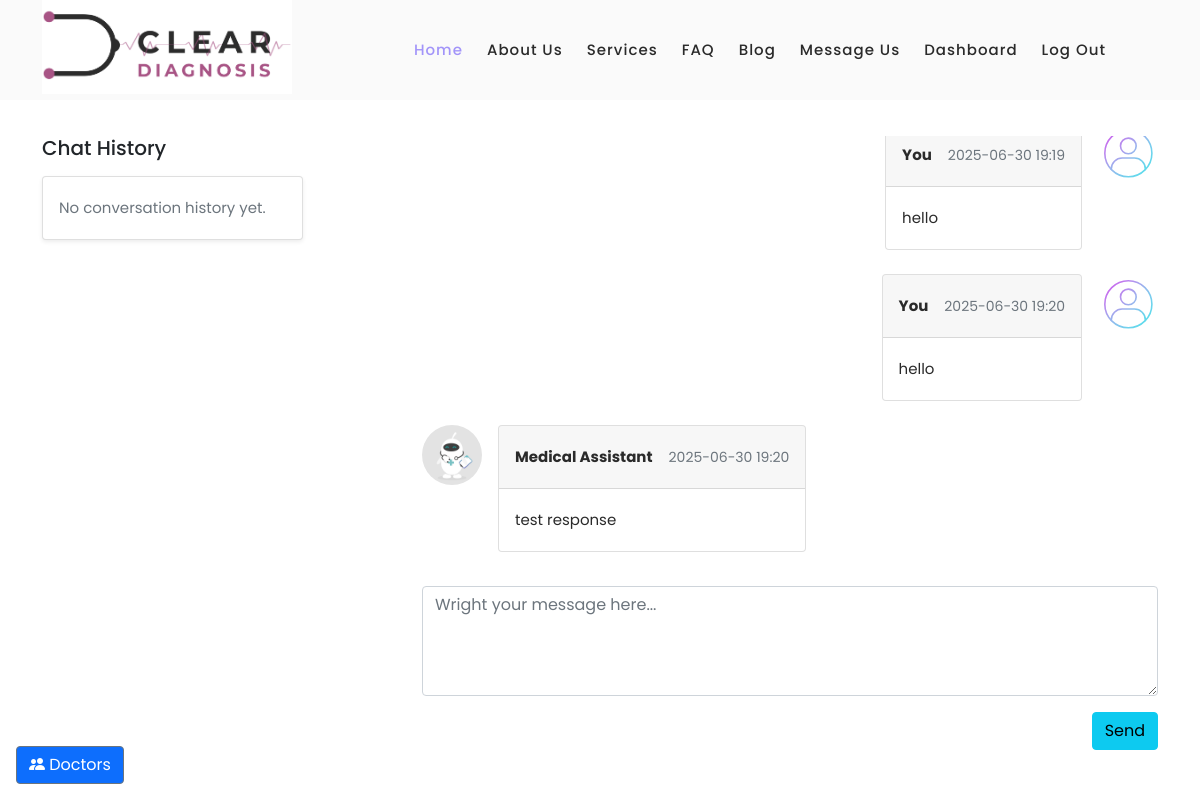
/chat/2 (signed in), run on the app's committed database.
### models.py (models this page shows)
class Message(db.Model):
    id = db.Column(db.Integer, primary_key=True)
    conversation_id = db.Column(db.Integer, db.ForeignKey('conversation.id'), nullable=False)
    sender_id = db.Column(db.Integer, db.ForeignKey('users.id'), nullable=False)
    role = db.Column(db.String(50), default='User')  # 'User' or 'Doctor' or 'Assistant'
    content = db.Column(db.Text, nullable=False)
    timestamp = db.Column(db.DateTime, default=datetime.utcnow)
    sender = db.relationship('User')

### app.py (the view, shortened to what this page needs)
@app.route('/chat/<int:conversation_id>', defaults={'doctor_id': None}, methods=['GET', 'POST'])
@app.route('/chat/<int:conversation_id>/doctor/<int:doctor_id>', methods=['GET', 'POST'])
@login_required
def chat(conversation_id, doctor_id):
    doctors = db.session.query(User).join(Doctor).filter(User.role == 'doctor').all()
    conversations = Conversation.query.filter_by(user_id=current_user.id).order_by(Conversation.timestamp.desc()).all()
    doctor_conversations = Conversation.query.filter_by(doctor_id=current_user.id).order_by(Conversation.timestamp.desc()).all()
    if current_user.role == 'doctor':
        conversations = doctor_conversations
    if conversation_id == 0:
        return render_template('chat.html', conversations=conversations, doctors=doctors,doctor_id=doctor_id, new_chat=True)
    user_id = request.args.get('user_id', type=int)
    if user_id :
        convo = Conversation.query.filter_by(id=conversation_id, user_id=user_id, doctor_id=current_user.id).first_or_404()
    else:
        convo = Conversation.query.filter_by(id=conversation_id, user_id=current_user.id).first_or_404()
    return render_template('chat.html', conversations=conversations, conversation=convo, doctors=doctors, new_chat=False)

### app.py (called while the page is built)
@login_manager.user_loader
def load_user(user_id):
    return UserLogin.query.get(int(user_id))

@app.before_request
def create_tables():
    db.create_all()

@app.before_request
def update_last_seen():
    if current_user.is_authenticated:
        current_user.last_login = datetime.utcnow()
        db.session.commit()

### templates/chat.html (shortened to what this page needs)
{%extends "base.html" %}
{% block content %}
<section>
  <div class="container py-3">
    <div class="row">
      <div class="col-md-5 col-lg-4 col-xl-3 mb-4 mb-md-0 overflow-auto" style='height: 65vh;' id="chat-history">
        <h5 class="font-weight-bold mb-3 text-center text-lg-start">Chat History</h5>
        <div class="card shadow-sm">
          <div class="card-body">
          {% if conversations %}
            <ul class="list-unstyled mb-0">
            {% for conversation in conversations %}
              <li class="p-2 border-bottom">
                <a href="#!" class="d-flex justify-content-between">
                  <div class="d-flex flex-row">
                    <!--
                    <img src="https://mdbcdn.b-cdn.net/img/Photos/Avatars/avatar-1.webp" alt="avatar"
                      class="rounded-circle d-flex align-self-center me-3 shadow-1-strong" style="width:80px">
                    -->
                    <div class="pt-1">
                      <p class="fw-bold mb-0">
                        {% if conversation.doctor_id %}
                          {% if current_user.role == 'doctor' %}
                            {{ conversation.user.username }}
                          {% else %}
                            Dr. {{ conversation.doctor_id | doctor_name }}
                          {% endif %}
                        {% else %}
                          Medical Assistant
                        {% endif %}
                      </p>
                      <p class="small text-muted">{{ conversation.subject[:120] }}{% if conversation.subject|length > 120 %}...{% endif %}</p>
                    </div>
                  </div>
                  <div class="pt-1">
                    <p class="small text-muted mb-1">{{ conversation.timestamp.strftime('%Y-%m-%d %H:%M') }}</p>
                    <form method="POST"
                          action="{{ url_for('delete_conversation', conversation_id=conversation.id) }}"
                          class="delete-form">
                      <button type="button" class="btn btn-link text-danger trigger-delete">
                        <i class="bi bi-trash3-fill"></i>
                      </button>
                    </form>
                  </div>
                </a>
                      <p>
                        {% if current_user.role == 'doctor' %}
                        <a href="{{ url_for('chat', conversation_id=conversation.id,doctor_id=conversation.doctor_id, user_id=conversation.user_id) }}" class="btn btn-sm btn-outline-primary mt-2">
                        {% else %}
                        <a href="{{ url_for('chat', conversation_id=conversation.id, doctor_id=conversation.doctor_id) }}" class="btn btn-sm btn-outline-primary mt-2">
                        {% endif %}
                          <i class="bi bi-chat-dots-fill"></i>
                        View chat
                        </a>
                      </p>
              </li>
              {% endfor %}
            </ul>
          {% else %}
            <p class="text-muted">No conversation history yet.</p>
          {% endif %}
          </div>
        </div>
      </div>
      <div class="col-md-1 col-lg-1 col-xl-1 overflow-auto"  style='height: 65vh;' id=""></div>
      <div class="col-md-6 col-lg-7 col-xl-8 ' id="chat-box">
        <div  id="chat-messages" style="height: 55vh; overflow-y: auto;">
        <ul class="list-unstyled">
          {% if conversation %}
            {%if conversation.messages %}
              {% for msg in conversation.messages %}
                {% if msg.sender_id == current_user.id %}
                  <li class="d-flex flex-row-reverse mb-4">
                    <img src="{{ url_for('static', filename='images/avatar.svg') }}" alt="avatar"
                        class="rounded-circle d-flex align-self-start ms-3 shadow-1-strong" style="width:60px">
                    <div class="card">
                      <div class="card-header d-flex justify-content-between p-3">
                        <p class="fw-bold mb-0">You</p>
                        <p class="text-muted small mb-0 ms-3"> {{ msg.timestamp.strftime('%Y-%m-%d %H:%M') }}</p>
                      </div>
                      <div class="card-body">
                        <p class="mb-0">
                          {{ msg.content }}
                        </p>
                      </div>
                    </div>
                  </li>
                {% else %}
                  <li class="d-flex mb-4">
                    <img src="{{ url_for('static', filename='images/mbotavatar.webp') }}" alt="avatar"
                      class="rounded-circle d-flex align-self-start me-3 shadow-1-strong" style="max-width:60px">
                    <div class="card">
                      <div class="card-header d-flex justify-content-between p-3">
                        <p class="fw-bold mb-0">
                              Medical Assistant
                        </p>
                        <p class="text-muted small mb-0 ms-3"> {{ msg.timestamp.strftime('%Y-%m-%d %H:%M') }}</p>
                      </div>
                      <div class="card-body">
                        <p class="mb-0">
                          {{ msg.content }}
                        </p>
                      </div>
                  </div>
                  </li>
                {% endif %}
              {% endfor %}
          {% endif %}
        </ul>
        </div>
        <div style="margin-top: 10px;">
          <ul class="list-unstyled">
              <form id="chat-form" method="POST">
                <li class="bg-white mb-3">
                  <div data-mdb-input-init class="form-outline">
                    <textarea required autofocus class="form-control bg-body-tertiary" placeholder="Wright your message here..." name="message" id="textAreaExample2" rows="4"></textarea>
                  </div>
                </li>
                <button  type="submit" data-mdb-button-init data-mdb-ripple-init class="btn btn-info btn-rounded float-end">Send</button>
            </form>
            {% endif %}
          </ul>
        </div>
      </div>
    </div>
  </div>
</section>
{% endblock %}

### static/css/templatemo-space-dynamic.css (style rules this page uses)
html, body, div, span, applet, object, iframe, h1, h2, h3, h4, h5, h6, p, blockquote, div pre, a, abbr, acronym, address, big, cite, code, del, dfn, em, font, img, ins, kbd, q, s, samp, small, strike, strong, sub, sup, tt, var, b, u, i, center, dl, dt, dd, ol, ul, li, figure, header, nav, section, article, aside, footer, figcaption { margin: 0; padding: 0; border: 0; outline: 0; }
ul, li { padding: 0; margin: 0; list-style: none; }
header, nav, section, article, aside, footer, hgroup { display: block; }
* { box-sizing: border-box; }
html, body { font-family: 'Poppins', sans-serif; font-weight: 400; background-color: #fff; -ms-text-size-adjust: 100%; -webkit-font-smoothing: antialiased; -moz-osx-font-smoothing: grayscale; }
h1, h2, h3, h4, h5, h6 { margin-top: 0px; margin-bottom: 0px; }
ul { margin-bottom: 0px; }
p { font-size: 15px; line-height: 30px; color: #2a2a2a; }
img { width: 100%; overflow: hidden; }
html, body { background: #fff; font-family: 'Poppins', sans-serif; }

### data on the page
Message: timestamp "2025-06-30 19:19", content "hello"
Message: timestamp "2025-06-30 19:20", content "hello"
Message: timestamp "2025-06-30 19:20", content "test response"
